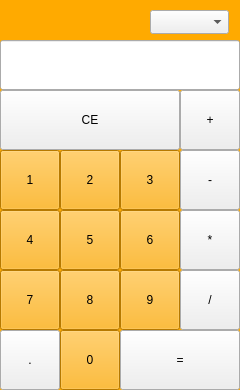
<?xml version="1.0" encoding="UTF-8"?>
<ui version="4.0">
 <class>MainWindow</class>
 <widget class="QMainWindow" name="MainWindow">
  <property name="geometry">
   <rect>
    <x>0</x>
    <y>0</y>
    <width>240</width>
    <height>390</height>
   </rect>
  </property>
  <property name="sizePolicy">
   <sizepolicy hsizetype="Fixed" vsizetype="Fixed">
    <horstretch>0</horstretch>
    <verstretch>0</verstretch>
   </sizepolicy>
  </property>
  <property name="font">
   <font>
    <family>Arial</family>
   </font>
  </property>
  <property name="windowTitle">
   <string>MainWindow</string>
  </property>
  <property name="styleSheet">
   <string notr="true">QWidget#centralwidget {
background-color:rgb(255, 170, 0)
}
QWidget#btn_0 {
background-color:rgb(255, 170, 0)
}
QWidget#btn_1 {
background-color:rgb(255, 170, 0)
}
QWidget#btn_2 {
background-color:rgb(255, 170, 0)
}
QWidget#btn_3 {
background-color:rgb(255, 170, 0)
}
QWidget#btn_4 {
background-color:rgb(255, 170, 0)
}
QWidget#btn_5 {
background-color:rgb(255, 170, 0)
}
QWidget#btn_6 {
background-color:rgb(255, 170, 0)
}
QWidget#btn_7 {
background-color:rgb(255, 170, 0)
}
QWidget#btn_8 {
background-color:rgb(255, 170, 0)
}
QWidget#btn_9 {
background-color:rgb(255, 170, 0)
}
</string>
  </property>
  <widget class="QWidget" name="centralwidget">
   <widget class="QPushButton" name="btn_Clear">
    <property name="geometry">
     <rect>
      <x>0</x>
      <y>90</y>
      <width>180</width>
      <height>60</height>
     </rect>
    </property>
    <property name="text">
     <string>CE</string>
    </property>
   </widget>
   <widget class="QPushButton" name="btn_Sum">
    <property name="geometry">
     <rect>
      <x>180</x>
      <y>90</y>
      <width>60</width>
      <height>60</height>
     </rect>
    </property>
    <property name="text">
     <string>+</string>
    </property>
   </widget>
   <widget class="QPushButton" name="btn_Multi">
    <property name="geometry">
     <rect>
      <x>180</x>
      <y>210</y>
      <width>60</width>
      <height>60</height>
     </rect>
    </property>
    <property name="text">
     <string>*</string>
    </property>
   </widget>
   <widget class="QPushButton" name="btn_Equal">
    <property name="geometry">
     <rect>
      <x>120</x>
      <y>330</y>
      <width>120</width>
      <height>60</height>
     </rect>
    </property>
    <property name="text">
     <string>=</string>
    </property>
   </widget>
   <widget class="QPushButton" name="btn_7">
    <property name="geometry">
     <rect>
      <x>0</x>
      <y>270</y>
      <width>60</width>
      <height>60</height>
     </rect>
    </property>
    <property name="text">
     <string>7</string>
    </property>
   </widget>
   <widget class="QPushButton" name="btn_2">
    <property name="geometry">
     <rect>
      <x>60</x>
      <y>150</y>
      <width>60</width>
      <height>60</height>
     </rect>
    </property>
    <property name="text">
     <string>2</string>
    </property>
   </widget>
   <widget class="QPushButton" name="btn_0">
    <property name="geometry">
     <rect>
      <x>60</x>
      <y>330</y>
      <width>60</width>
      <height>60</height>
     </rect>
    </property>
    <property name="text">
     <string>0</string>
    </property>
   </widget>
   <widget class="QLineEdit" name="input_Box">
    <property name="geometry">
     <rect>
      <x>0</x>
      <y>40</y>
      <width>240</width>
      <height>50</height>
     </rect>
    </property>
    <property name="font">
     <font>
      <family>Iosevka Nerd Font</family>
      <pointsize>15</pointsize>
      <weight>50</weight>
      <italic>false</italic>
      <bold>false</bold>
     </font>
    </property>
    <property name="cursorPosition">
     <number>0</number>
    </property>
    <property name="alignment">
     <set>Qt::AlignRight|Qt::AlignTrailing|Qt::AlignVCenter</set>
    </property>
    <property name="readOnly">
     <bool>true</bool>
    </property>
    <property name="clearButtonEnabled">
     <bool>false</bool>
    </property>
   </widget>
   <widget class="QPushButton" name="btn_1">
    <property name="geometry">
     <rect>
      <x>0</x>
      <y>150</y>
      <width>60</width>
      <height>60</height>
     </rect>
    </property>
    <property name="text">
     <string>1</string>
    </property>
   </widget>
   <widget class="QPushButton" name="btn_8">
    <property name="geometry">
     <rect>
      <x>60</x>
      <y>270</y>
      <width>60</width>
      <height>60</height>
     </rect>
    </property>
    <property name="text">
     <string>8</string>
    </property>
   </widget>
   <widget class="QPushButton" name="btn_Divide">
    <property name="geometry">
     <rect>
      <x>180</x>
      <y>270</y>
      <width>60</width>
      <height>60</height>
     </rect>
    </property>
    <property name="text">
     <string>/</string>
    </property>
   </widget>
   <widget class="QPushButton" name="btn_6">
    <property name="geometry">
     <rect>
      <x>120</x>
      <y>210</y>
      <width>60</width>
      <height>60</height>
     </rect>
    </property>
    <property name="text">
     <string>6</string>
    </property>
   </widget>
   <widget class="QPushButton" name="btn_3">
    <property name="geometry">
     <rect>
      <x>120</x>
      <y>150</y>
      <width>60</width>
      <height>60</height>
     </rect>
    </property>
    <property name="text">
     <string>3</string>
    </property>
   </widget>
   <widget class="QPushButton" name="btn_Sub">
    <property name="geometry">
     <rect>
      <x>180</x>
      <y>150</y>
      <width>60</width>
      <height>60</height>
     </rect>
    </property>
    <property name="text">
     <string>-</string>
    </property>
   </widget>
   <widget class="QPushButton" name="btn_4">
    <property name="geometry">
     <rect>
      <x>0</x>
      <y>210</y>
      <width>60</width>
      <height>60</height>
     </rect>
    </property>
    <property name="text">
     <string>4</string>
    </property>
   </widget>
   <widget class="QPushButton" name="btn_9">
    <property name="geometry">
     <rect>
      <x>120</x>
      <y>270</y>
      <width>60</width>
      <height>60</height>
     </rect>
    </property>
    <property name="text">
     <string>9</string>
    </property>
   </widget>
   <widget class="QPushButton" name="btn_Dot">
    <property name="geometry">
     <rect>
      <x>0</x>
      <y>330</y>
      <width>60</width>
      <height>60</height>
     </rect>
    </property>
    <property name="text">
     <string>.</string>
    </property>
   </widget>
   <widget class="QPushButton" name="btn_5">
    <property name="geometry">
     <rect>
      <x>60</x>
      <y>210</y>
      <width>60</width>
      <height>60</height>
     </rect>
    </property>
    <property name="text">
     <string>5</string>
    </property>
   </widget>
   <widget class="QComboBox" name="comboBox">
    <property name="geometry">
     <rect>
      <x>150</x>
      <y>10</y>
      <width>79</width>
      <height>24</height>
     </rect>
    </property>
   </widget>
  </widget>
 </widget>
 <resources/>
 <connections/>
</ui>
